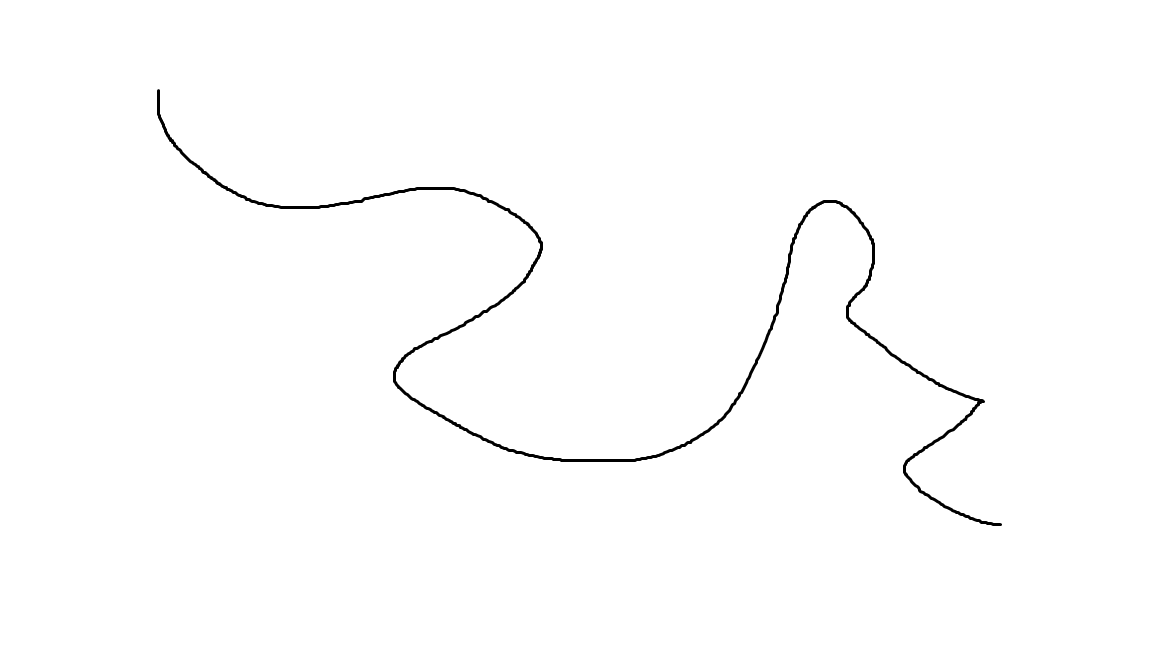
#> input picture firma.png, 1152 x 648 px
$ python autoCrop.py
#> lines starting #> are read from the running program, lines starting #| are printed output that depends on the picture
from PIL import Image
import numpy as np
Image.MAX_IMAGE_PIXELS = None

def crop(image_path):

    # coords and saved_location
    # Other commetn

#> called with image_path = 'firma.png'
    image_obj = Image.open(image_path)
#> image_obj is the input picture: PIL image 1152x648 RGB; min 0, max 255, mean 253.1

    width, height = image_obj.size
#> width = 1152; height = 648

    col = 0
    row = 0
    matriz = []
    coords = ()
    imgArr = list(image_obj.getdata())
#> imgArr = 746496 items
    pxlCont = 0
    for px in imgArr:
        if (pxlCont-(width*row)) == width:
            row+=1
            col = 0

        if px == (0,0,0):
            data = {'width':col, 'height':row, 'pixel':pxlCont}
            matriz.append(data)
        pxlCont+=1
        col+=1
#> this loop made 746496 passes
#> col on passes 1 to 12: 1, 2, 3, 4, 5, 6, 7, 8, 9, 10, 11, 12
#> after the loop, matriz = 4254 items; pxlCont = 746496; row = 647

    matriz = sorted(matriz, key=lambda k: k['width'])
    left = (matriz[0]['width'])
#> left = 157
    right = (matriz[len(matriz)-1]['width'])
#> right = 1000
    matriz = sorted(matriz, key=lambda k: k['height'])
    top = (matriz[0]['height'])
#> top = 90
    bottom = (matriz[len(matriz)-1]['height'])
#> bottom = 525
    cropped_image = image_obj.crop((left,top,right,bottom))
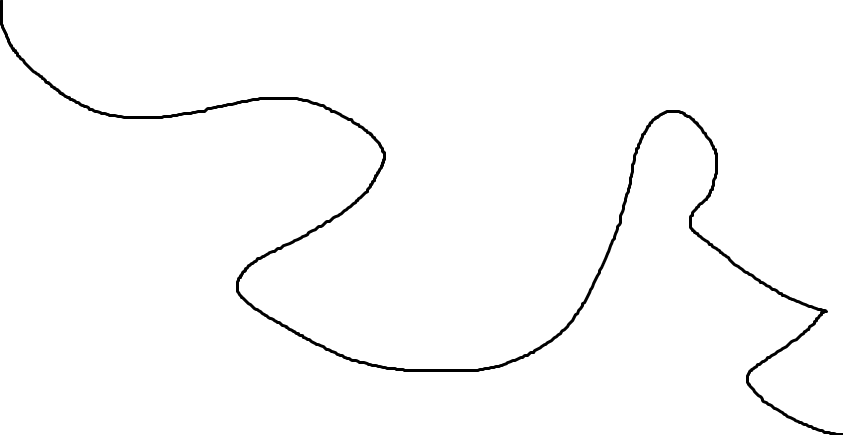
#> cropped_image: PIL image 843x435 RGB; min 0, max 255, mean 251.1
    cropped_image.save('firmaCrop.png')

crop('firma.png')
